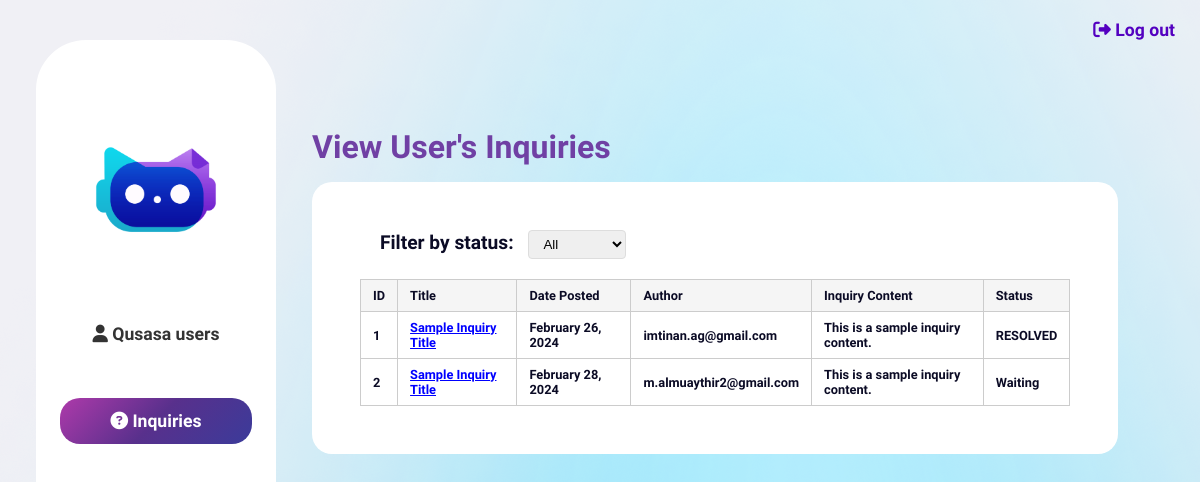
Before: /inquiries/ (signed in) with the older database file.
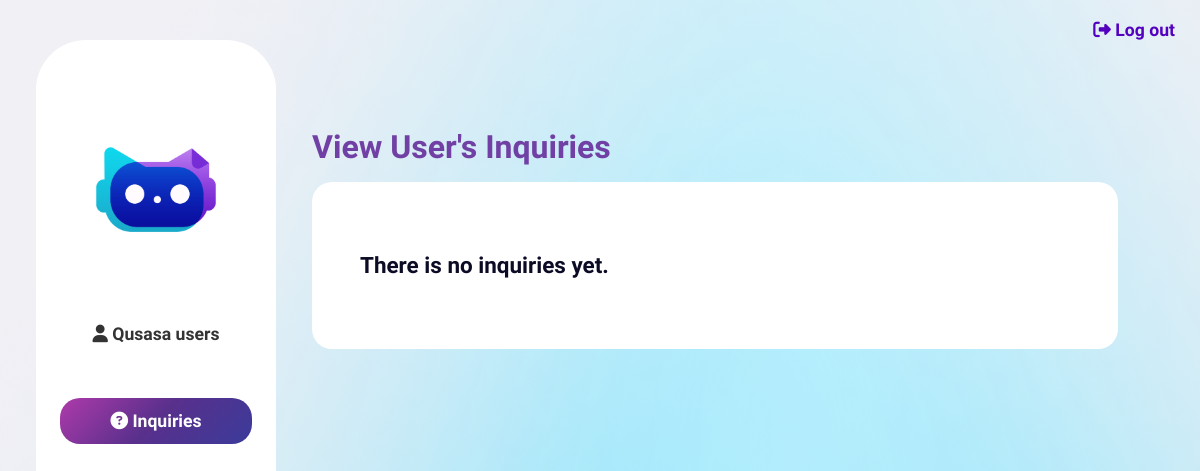
After: the same page with the newer database file.
### qusasa/models.py (models this page shows)
class Inquiry(models.Model):
    title= models.CharField(max_length=1000)
    InqContent=models.TextField()
    RepContent=models.TextField()
    status = models.CharField(max_length=20, choices=STATUS_CHOICES)
    date_posted=models.DateTimeField(auto_now_add=True)
    date_resolved=models.DateTimeField(null=True, blank=True)
    author= models.ForeignKey(settings.AUTH_USER_MODEL, on_delete=models.CASCADE)

class CustomUser(AbstractUser):
    username = None  # remove the username field
    email = models.EmailField(unique=True, verbose_name='email address')
    USERNAME_FIELD = 'email'
    REQUIRED_FIELDS = ['first_name', 'last_name']  # removes email from REQUIRED_FIELDS
    is_verified = models.BooleanField(default=False)
    email_confirmation_code = models.CharField(max_length=30, blank=True, null=True)
    objects = CustomUserManager()

### qusasa/views/auth_views.py (the view)
# urls.py: path('inquiries/', views.inquiries_view, name='inquiries'),
@staff_member_required
def inquiries_view(request):
    context={
        'posts':Inquiry.objects.all()
    }
    return render(request, 'admin/inquiries.html', context)

### qusasa/backend.py (called while the page is built)
    def get_user(self, user_id):
        UserModel = get_user_model()
        try:
            return UserModel.objects.get(pk=user_id)
        except UserModel.DoesNotExist:
            return None

### qusasa/templates/admin/inquiries.html (shortened to what this page needs)
{% load static %}
<!DOCTYPE html>
<html lang="en">
<head>
    <link rel="stylesheet" href="{% static 'qusasa/css/base.css' %}">
    <link rel="stylesheet" href="{% static 'qusasa/css/admin.css' %}">
  </head>
<body>
    <a class="log-out" href="{% url 'logout' %}"><i class="fa-solid fa-right-from-bracket"></i>  Log out</a>
    <div class="side-nav">
        <div class="side-nav-container">
            <img src="{% static 'qusasa/images/Qusasa end.png'%}" alt="">
            <a class="el" href="{% url 'admin:qusasa_customuser_changelist' %}"><i class="fa-solid fa-user"></i> Qusasa users</a>
            <a class="el"  id="el-current" href="{% url 'inquiries' %}"><i class="fa-solid fa-circle-question"></i> Inquiries</a>
        </div>
    </div>
    <div class="content">
        <div class="welcome">
            View User's Inquiries
        </div>
        <div class="history">
      {% if posts %}
        <article class="media content-section">
          <div class="results">
            <div class="controls-container">
<div class="status-filter">
  <label for="statusFilter">Filter by status:</label>
  <select id="statusFilter" onchange="filterStatus()">
      <option value="all">All</option>
  </select>
</div>
</div>
            <table id="result_list">
              <thead>
                <tr>
                  <th scope="col">ID</th>
                  <th scope="col">Title</th>
                  <th scope="col">Date Posted</th>
                  <th scope="col">Author</th>
                  <th scope="col">Inquiry Content</th>
                  <th scope="col">Status</th>
                </tr>
              </thead>
              <tbody>
                {% for post in posts %}
                <tr>
                  <td>{{ post.id }}</td>
                  <td><a href="{% url 'display_inquiry' post.id %}" style="color: blue; text-decoration: underline;">{{ post.title }}</a></td>
                  <td>{{ post.date_posted|date:"F d, Y" }}</td>
                  <td>{{ post.author }}</td>
                  <td>{{ post.InqContent }}</td>
                  <td>{{ post.status }}</td>
                </tr>
                {% endfor %}
              </tbody>
            </table>
          </div>
        </article>
    {%else%}
    <h3>There is no inquiries yet.</h3>
    {%endif%}
        </div>
    </div>
</body>
</html>

Changed rows visible on the page:
removed Inquiry: id "1", title "Sample Inquiry Title", date_posted "February 26, 2024", author "imtinan.ag@gmail.com", InqContent "This is a sample inquiry content.", status "RESOLVED"
removed Inquiry: id "2", title "Sample Inquiry Title", date_posted "February 28, 2024", author "m.almuaythir2@gmail.com", InqContent "This is a sample inquiry content.", status "Waiting"
Other visible differences:
form field value: "All" → (not shown)
text no longer shown: "Filter by status: ID Title Date Posted Author Inquiry Content Status"
text now shown: "There is no inquiries yet."
